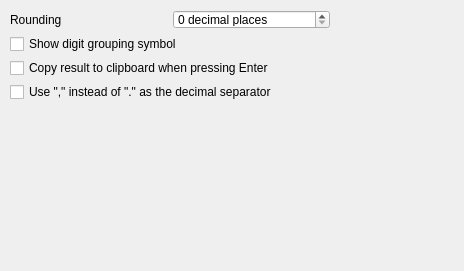
<?xml version="1.0" encoding="UTF-8"?>
<ui version="4.0">
 <class>Dlg</class>
 <widget class="QWidget" name="Dlg">
  <property name="geometry">
   <rect>
    <x>0</x>
    <y>0</y>
    <width>464</width>
    <height>271</height>
   </rect>
  </property>
  <property name="windowTitle">
   <string>Calcy - Simple Calculator</string>
  </property>
  <widget class="QWidget" name="">
   <property name="geometry">
    <rect>
     <x>10</x>
     <y>10</y>
     <width>320</width>
     <height>91</height>
    </rect>
   </property>
   <layout class="QGridLayout" name="gridLayout">
    <item row="0" column="0">
     <widget class="QLabel" name="label">
      <property name="text">
       <string>Rounding</string>
      </property>
     </widget>
    </item>
    <item row="0" column="1">
     <widget class="QSpinBox" name="txtRounding">
      <property name="suffix">
       <string> decimal places</string>
      </property>
      <property name="prefix">
       <string/>
      </property>
     </widget>
    </item>
    <item row="1" column="0" colspan="2">
     <widget class="QCheckBox" name="chkDigitGrouping">
      <property name="text">
       <string>Show digit grouping symbol</string>
      </property>
     </widget>
    </item>
    <item row="2" column="0" colspan="2">
     <widget class="QCheckBox" name="chkCopyToClipboard">
      <property name="text">
       <string>Copy result to clipboard when pressing Enter</string>
      </property>
     </widget>
    </item>
    <item row="3" column="0" colspan="2">
     <widget class="QCheckBox" name="chkComma">
      <property name="text">
       <string>Use &quot;,&quot; instead of &quot;.&quot; as the decimal separator</string>
      </property>
     </widget>
    </item>
   </layout>
  </widget>
 </widget>
 <resources/>
 <connections/>
</ui>
